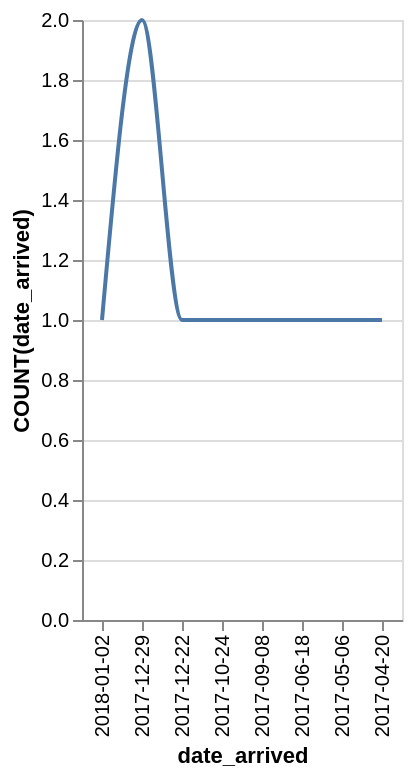

The Vega-Lite source for this figure:
### Vega-Lite specification from a JSON file in a GitHub repository (floating-point values rounded to 4 significant figures)
{"data": {"values": [{"x_data": "2017-04-20", "y_data": 1}, {"x_data": "2017-05-06", "y_data": 1}, {"x_data": "2017-06-18", "y_data": 1}, {"x_data": "2017-09-08", "y_data": 1}, {"x_data": "2017-10-24", "y_data": 1}, {"x_data": "2017-12-22", "y_data": 1}, {"x_data": "2017-12-29", "y_data": 2}, {"x_data": "2018-01-02", "y_data": 1}]}, "mark": {"type": "line", "interpolate": "monotone"}, "encoding": {"x": {"field": "x_data", "type": "nominal", "title": "date_arrived", "sort": "descending"}, "y": {"field": "y_data", "type": "quantitative", "title": "COUNT(date_arrived)"}}}
